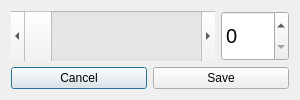
<?xml version="1.0" encoding="UTF-8"?>
<ui version="4.0">
 <class>moveButton</class>
 <widget class="QDialog" name="moveButton">
  <property name="geometry">
   <rect>
    <x>0</x>
    <y>0</y>
    <width>300</width>
    <height>100</height>
   </rect>
  </property>
  <property name="windowTitle">
   <string>Dialog</string>
  </property>
  <layout class="QVBoxLayout" name="verticalLayout_2" stretch="5,1">
   <item>
    <layout class="QHBoxLayout" name="topRow" stretch="3,1">
     <item>
      <widget class="QScrollBar" name="valueSlider">
       <property name="sizePolicy">
        <sizepolicy hsizetype="Minimum" vsizetype="Minimum">
         <horstretch>0</horstretch>
         <verstretch>0</verstretch>
        </sizepolicy>
       </property>
       <property name="orientation">
        <enum>Qt::Orientation::Horizontal</enum>
       </property>
      </widget>
     </item>
     <item>
      <widget class="QSpinBox" name="valueInput">
       <property name="sizePolicy">
        <sizepolicy hsizetype="Minimum" vsizetype="Minimum">
         <horstretch>0</horstretch>
         <verstretch>0</verstretch>
        </sizepolicy>
       </property>
       <property name="font">
        <font>
         <pointsize>15</pointsize>
        </font>
       </property>
      </widget>
     </item>
    </layout>
   </item>
   <item>
    <layout class="QHBoxLayout" name="bottomRow">
     <item>
      <widget class="QPushButton" name="btnCancel">
       <property name="text">
        <string>Cancel</string>
       </property>
      </widget>
     </item>
     <item>
      <widget class="QPushButton" name="btnSave">
       <property name="text">
        <string>Save</string>
       </property>
      </widget>
     </item>
    </layout>
   </item>
  </layout>
 </widget>
 <resources/>
 <connections/>
</ui>
